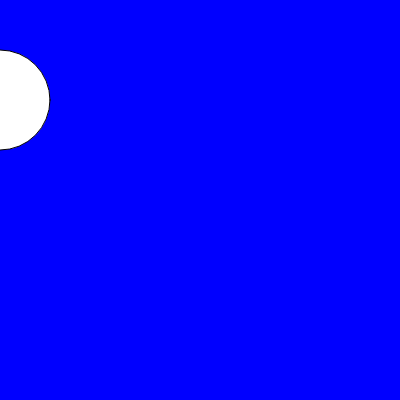
Frame 1 (no input)
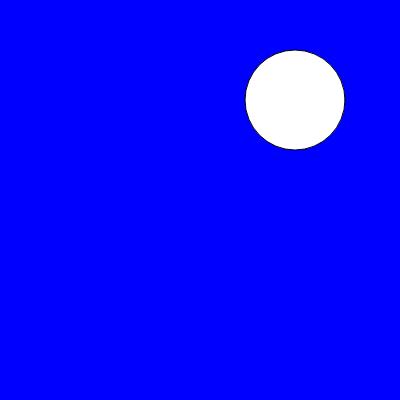
Frame 60 (no input)
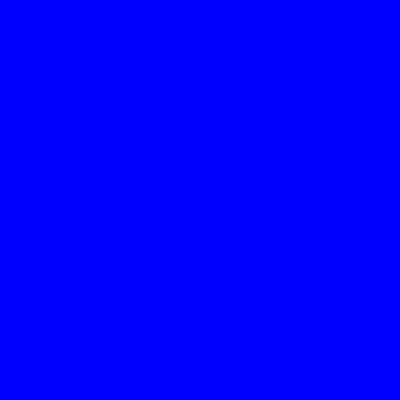
Frame 120 (the mouse pressed at the canvas centre since frame 60)

The p5.js sketch that drew these frames (run headless with seeded random() and noise() and a simulated clock; from frame 60 on, the mouse is pressed at the canvas centre):

// p5.js sketch
// ── sketch.js
var x = 0;

function setup() {
  // put setup code here
  createCanvas(400, 400);
}

function draw() {
  // put drawing code here
  background('blue');
  ellipse(x, 100, 100, 100);
  x += 5;
  if (x > width) {
    x = -400;
  }
}
